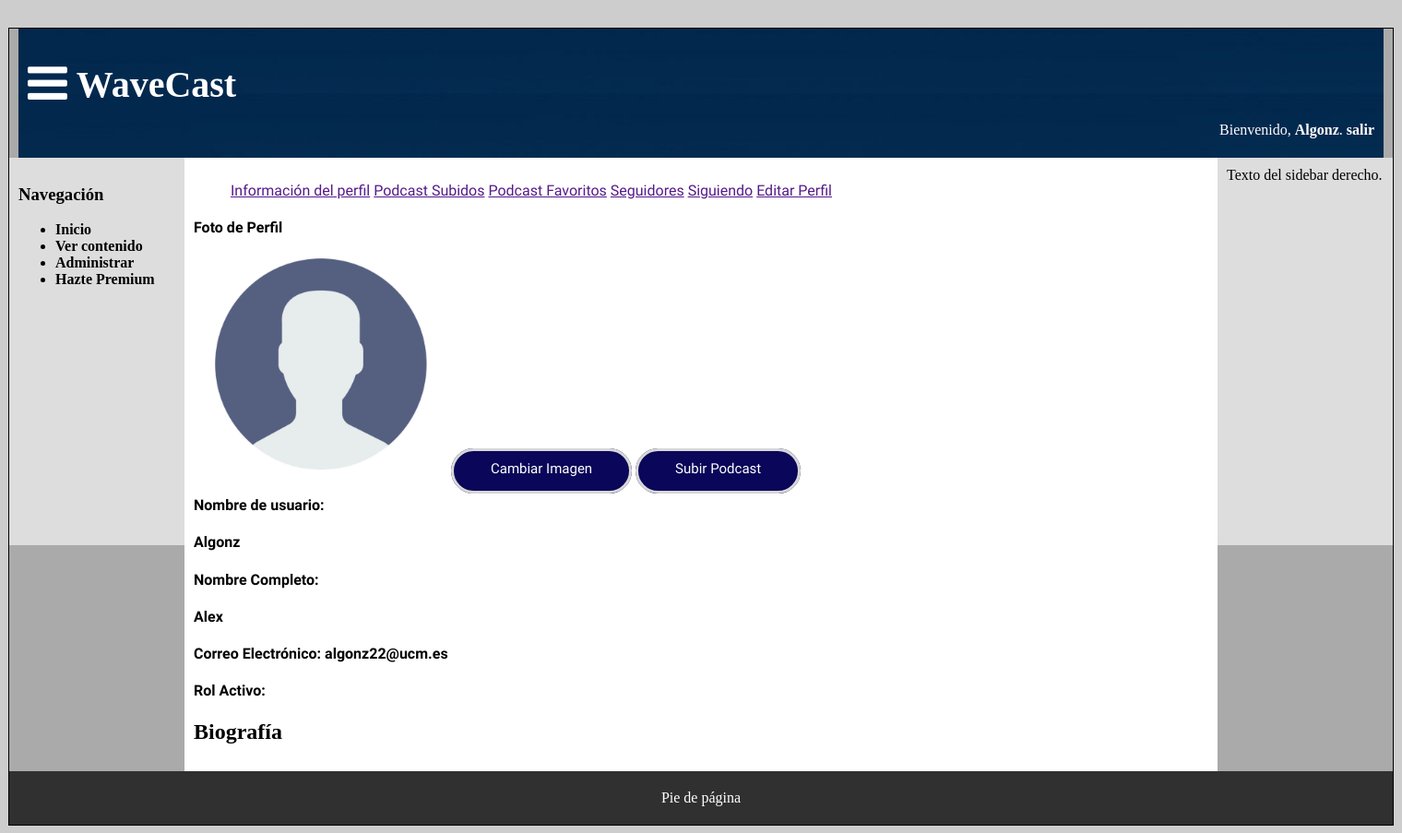
Screenshot of /perfil.php (signed in) with the database file from the repository.
### tables this page shows
CREATE TABLE `usuario` (
  `email` varchar(30) NOT NULL,
  `nombre` text NOT NULL,
  `username` varchar(20) NOT NULL,
  `pass` varchar(255) NOT NULL,
  `biografia` text NOT NULL,
  `rol` varchar(10) DEFAULT NULL
);

### includes/Usuario.php (called while the page is built, shortened)
<?php
class Usuario
{
    public static function buscaUsuario($nombreUsuario)
    {
        $app = Aplicacion::getSingleton();
        $conn = $app->conexionBd();
        $query = sprintf("SELECT * FROM usuario U WHERE U.username = '%s'", $conn->real_escape_string($nombreUsuario));
        $rs = $conn->query($query);
        $result = false;
        if ($rs) {
            if ( $rs->num_rows == 1) {
                $fila = $rs->fetch_assoc();
                $user = new Usuario($fila['username'], $fila['nombre'], $fila['email'],$fila['biografia'] ,$fila['pass'], $fila['rol']);
                $result = $user;
            }
        } else {
            echo "Error al consultar en la BD: (" . $conn->errno . ") " . utf8_encode($conn->error);
            exit();
        }
        return $result;
    }
    private $nombreUsuario;
    private $nombre;
    private $email;
    private function __construct($nombreUsuario, $nombre, $email, $bio,$password, $rol)
    {
        $this->nombreUsuario= $nombreUsuario;
        $this->nombre = $nombre;
        $this->email = $email;
    }
    public function nombre(){
        return $this->nombre;
    }
    public function email(){
        return $this->email;
    }
    public function nombreUsuario()
    {
        return $this->nombreUsuario;
    }
}

### perfil.php (the view, shortened to what this page needs)
<?php
if(isset($_SESSION["login"]) && ($_SESSION["login"]===true)){
    $nombreU = $_SESSION['nombre'];
    $usuario = Usuario::buscaUsuario($nombreU);
}
$nombreUsuario = $usuario->nombreUsuario();
$nombre = $usuario->nombre();
$bio = $usuario->bio();
$rol =$usuario->rol();
$email = $usuario->email();
$podcast = 'subirPodcast.php';
$contenidoPrincipal = <<<EOS
    <div class='podcast-user'>
    <ul class = "list-user">
        <li class = "list-user1">
            <a href = "">Información del perfil</a>
        </li>
        <li class = "list-user1">
            <a href = "">Podcast Subidos</a>
        </li>
        <li class = "list-user1">
            <a href = "">Podcast Favoritos</a>
        </li>
        <li class = "list-user1">
            <a href = "">Seguidores</a>
        </li>
        <li class = "list-user1">
        <a href = "">Siguiendo</a>
        </li>
        <li class = "list-user1">
        <a href = "">Editar Perfil</a>
        </li>
    </ul>
    </div>
    <div class='User-Data'>
        <h4> Foto de Perfil </h4>
        <img class="imagen-user"src="./includes/ImagenesUser/user.png">
        <a class='btn-prueba' href=''>Cambiar Imagen</a>
        <a class='btn-prueba' href='$podcast'>Subir Podcast</a>
        <h4> Nombre de usuario: </h4>
        <h4> $nombreUsuario </h4>
        <h4> Nombre Completo: </h4>
        <h4> $nombre </h4>
        <h4>Correo Electrónico: $email</h4>
        <h4> Rol Activo: $rol </h4>
    </div>
    <div class='User-bio'>
        <h2> Biografía</h2>
        $bio
    </div>
    <div class='subir-podc'>
    </div>
EOS;
require __DIR__.'/includes/plantillas/plantilla.php';

### css/estilo.css (style rules this page uses)
body { background-color: #CDCDCD; }
.User-Data { font-family: 'Itim'; }
.list-user1 { display: inline; font-family: 'Itim'; }
.imagen-user { height: 25%; width: 25%; }
.btn-prueba { text-decoration:none; font-weight: 400; font-size: 15px; color: white; padding-top:10px; padding-bottom:15px; padding-left:40px; padding-right:40px; background-color:#0a0659; border-color: #d8d8d8; border-width: 3px; border-style: solid; border-radius:35px; }

### rows the page displays
usuario: username "Algonz", nombre "Alex", email "algonz22@ucm.es"

### other values shown
$_SESSION['nombre'] "Algonz"
